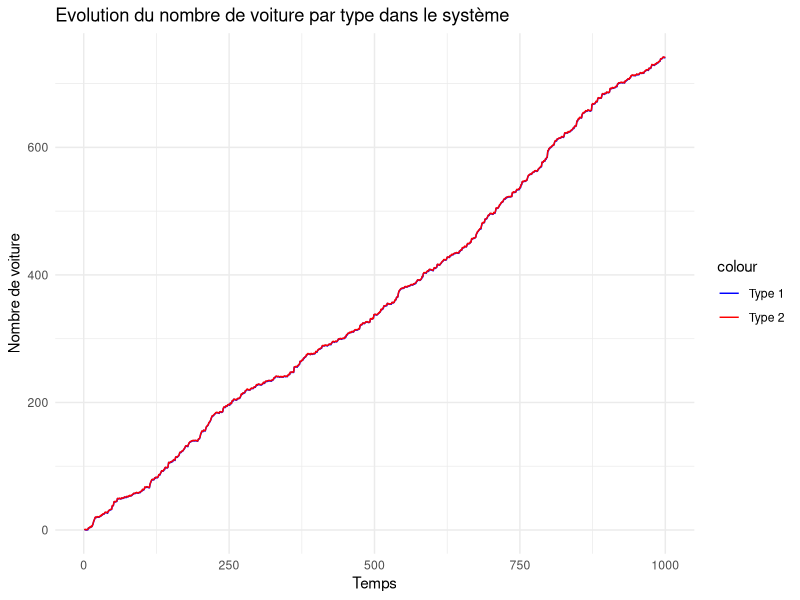

Write the R code that produced this figure.
## ---- chunk 1
library(ggplot2)
## ---- chunk 2
# Fonction de simulation
simulerFileAttente = function(lambda, mu, periodes) {
# Initialisation 
  feu1 = TRUE
  feu2 = FALSE
  t_changement_feu = rexp(1, mu)
  voiture_t1 = 0
  voiture_t2 = 0
  t = 0
  voiture_laisse_passe=0
  nbVoitureType1=0
  nbVoitureType2=0
  
  
  # Boucle de simulation
  # Simulation des feux
  for (i in 1:periodes) {
    
    # Nouvelle arrivée (suivant une loi expo(0.8)))
    t_inter_arrivee = rexp(1, lambda)
    voiture_t1 = voiture_t1 + t_inter_arrivee # Type 1 arrivent de voie A
    voiture_t2 = voiture_t2 + t_inter_arrivee # Type 2 arriivent de voie B
    
    
    if (feu1) { # Voie A
      # Le feu change de couleur est passe au rouge
      if (t_changement_feu < periodes) {
        feu1 = FALSE
        feu2 = TRUE
        t_changement_feu = t + rexp(1, mu)
        voiture_laisse_passe=0
  
      }
      # Tant que ce feu est vert, nous ne laissons pas que 5 voitures juqsu'à la prochaine fois que le feu passe au vert
      if (voiture_laisse_passe <= 5) {
        voiture_t1 = voiture_t1 - 1
        voiture_laisse_passe=voiture_laisse_passe+1
      }
      
    } else { # Voie B
      if (t_changement_feu < periodes) {
        feu1 = TRUE
        feu2 = FALSE
        t_changement_feu = t + rexp(1, mu)
        voiture_laisse_passe=0
      }
      if (voiture_laisse_passe <= 5) {
        voiture_t2 = voiture_t2 - 1
        voiture_laisse_passe=voiture_laisse_passe+1
      }
    }
    
    nbVoitureType1[i] = voiture_t1
    nbVoitureType2[i] = voiture_t2
  }
  
  # Tracer le graphique en courbe pour montrer l'évolution du nombre de voiture par type dans le système

  # Calcul de la moyenne du nombre de voiture par type dans le système
  moyenne_voiture_t1 = mean(voiture_t1)
  moyenne_voiture_t2 = mean(voiture_t2)
  print(paste("Moyenne du nombre de voiture type 1 dans le système: ", moyenne_voiture_t1))
  print(paste("Moyenne du nombre de voiture type 2 dans le système: ", moyenne_voiture_t2))
  
  # Tracer le graphique
  # Nous voulons voir l'évolution du nombre de voiture par type dans le système pour chaque unité de temps
  
  # Création du data frame
  data = data.frame(Temps=1:periodes, VoitureType1=voiture_t1, VoitureType2=voiture_t2)
  
  # Tracé du graphique
  ggplot(data, aes(x=Temps)) +
    geom_line(aes(y=nbVoitureType1, color="Type 1")) +
    geom_line(aes(y=nbVoitureType2, color="Type 2")) +
    labs(title="Evolution du nombre de voiture par type dans le système", x="Temps", y="Nombre de voiture") +
    scale_color_manual(values=c("Type 1"="blue", "Type 2"="red")) +
    theme_minimal()
}
## ---- chunk 3
# Simulation
simulerFileAttente(0.8, 1, 1000)
